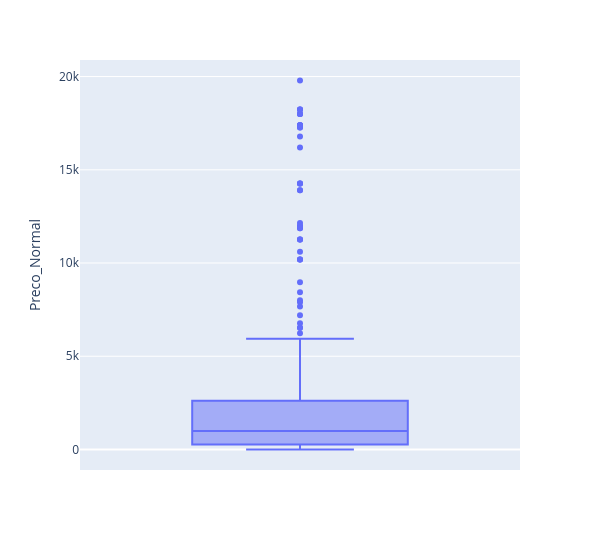

The code cell stored with this chart in its notebook:
### Markdown cell above
Dica: Para trazer apenas os dados da categoria que você deseja você pode usar o df.loc[df['Categoria'] == 'CATEGORIA ESCOLHIDA'

### Code cell
lacteos = df.loc[df['Categoria'] == 'lacteos']

fig = px.box(lacteos, y='Preco_Normal', width=600, height=550)
fig.show()

### Figure 1 — Plotly figure (JSON) as saved in the notebook; plotly's stock layout.template omitted (floating-point values rounded to 4 significant figures; data arrays with more than 128 entries replaced by an {"elided": "..."} marker saying what was removed)
{"data": [{"alignmentgroup": "True", "hovertemplate": "Preco_Normal=%{y}<extra></extra>", "legendgroup": "", "marker": {"color": "#636efa"}, "name": "", "notched": false, "offsetgroup": "", "orientation": "v", "showlegend": false, "type": "box", "x0": " ", "xaxis": "x", "y": {"elided": "447 int values"}, "y0": " ", "yaxis": "y"}], "layout": {"boxmode": "group", "height": 550, "legend": {"tracegroupgap": 0}, "margin": {"t": 60}, "width": 600, "xaxis": {"anchor": "y", "domain": [0, 1]}, "yaxis": {"anchor": "x", "domain": [0, 1], "title": {"text": "Preco_Normal"}}}}
